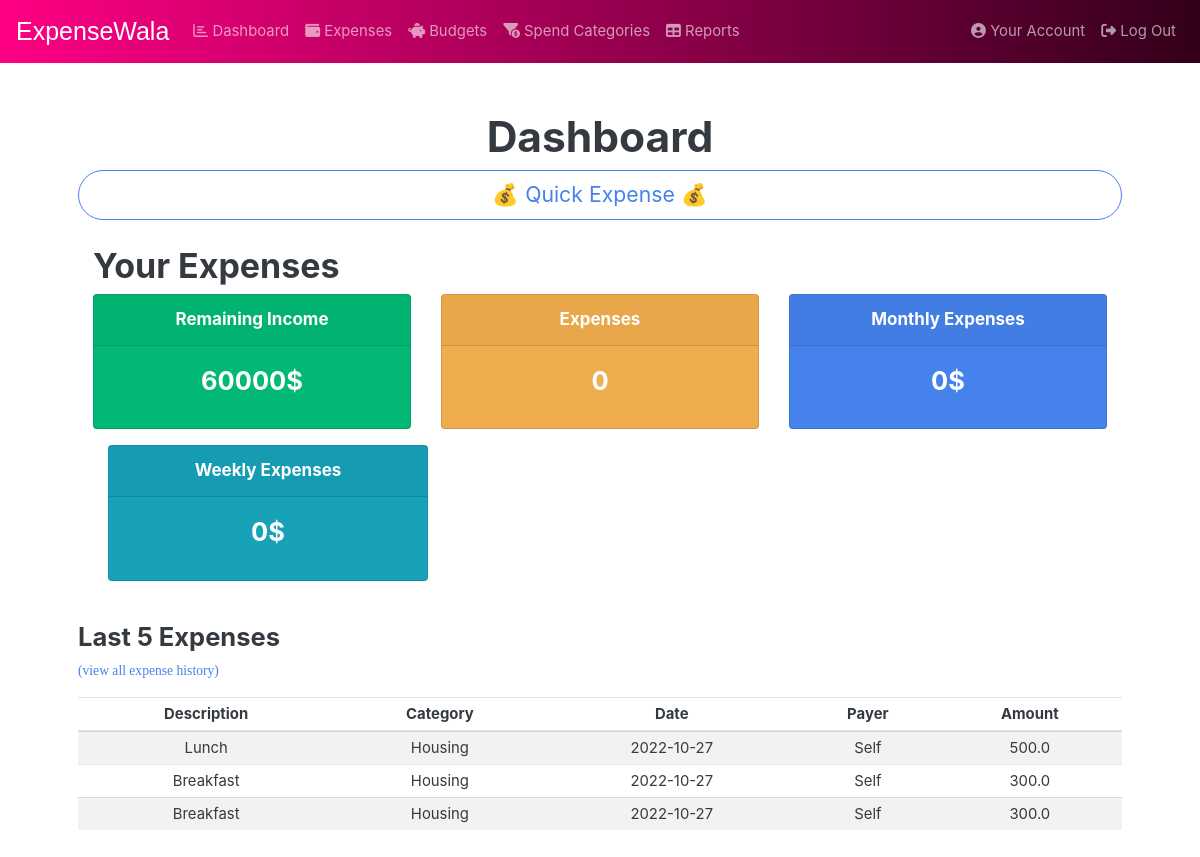
Before: /home (signed in) with the older database file.
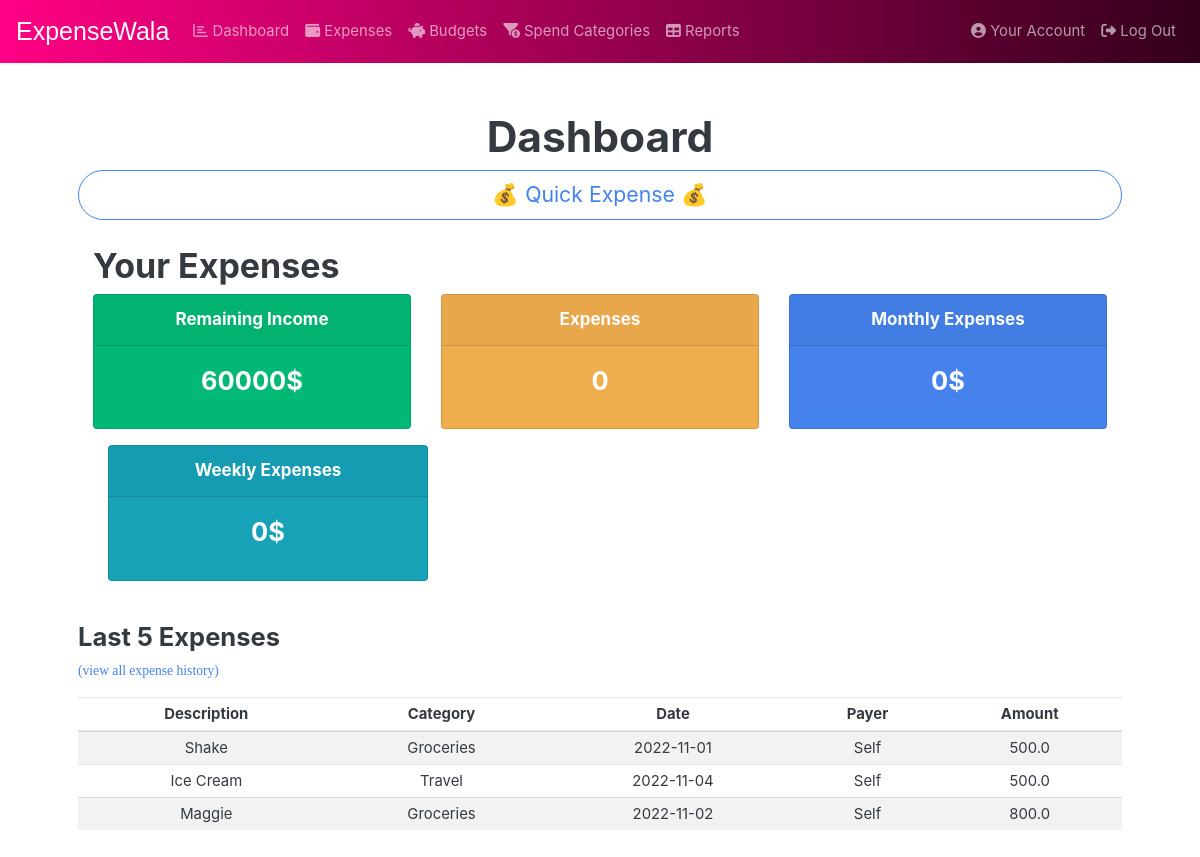
After: the same page with the newer database file.
### app.py (models this page shows, shortened)
class Expense(db.Model):
    __tablename__ = 'expense'
    id = db.Column(db.Integer, primary_key=True, autoincrement=True)
    description = db.Column(db.Text, nullable=False)
    category = db.Column(db.Text, nullable=False)
    expense_date = db.Column(db.Text, nullable=False)
    amount = db.Column(db.Float(100), nullable=False)
    payer = db.Column(db.Text, nullable=False)
    submit_time = db.Column(db.Text, nullable=False)
    user_id = db.Column(db.Integer, db.ForeignKey('users.id'))
    users = db.relationship("Users", backref=backref("users", uselist=False))

### app.py (the view)
@app.route("/home")
@login_required
def home():
    if "user_id" in session:
        data = Expense.query.filter_by(user_id=session['user_id']).order_by(Expense.id.desc())
        ex = sum([i.amount for i in data])
        weekly = Expense.query.filter(
            Expense.expense_date.between((datetime.datetime.now() - datetime.timedelta(days=7)).strftime("%Y-%m-%d"),
                                         (datetime.datetime.now()).strftime("%Y-%m-%d")))
        for i in weekly:
            print(i.expense_date)
        ex_weekly = sum([i.amount for i in weekly])
        amount = [i.amount for i in weekly]
        dates = [i.expense_date for i in weekly]
        print(amount)
        monthly = Expense.query.filter(
            Expense.expense_date.between((datetime.datetime.now() - datetime.timedelta(days=30)).strftime("%Y-%m-%d"),
                                         (datetime.datetime.now()).strftime("%Y-%m-%d")))
        ex_monthly = sum([i.amount for i in monthly])
        print(ex_monthly)
        data = data.limit(3)
        return render_template('home.html', data=data, ex=ex, ex_weekly=ex_weekly, ex_monthly=ex_monthly)
    else:
        return redirect('/login')

### app.py (called while the page is built)
def login_required(test):
    @wraps(test)
    def wrap(*args, **kwargs):
        if 'user_id' in session:
            return test(*args, **kwargs)
        else:
            return redirect(url_for('login'))
    return wrap

### templates/home.html (shortened to what this page needs)
<!DOCTYPE html>
<html lang="en">
<head>
    <link href="/static/css/bootstrap.min.css" rel="stylesheet">
    <link rel="stylesheet" type="text/css" href="{{ url_for('static',filename='css/style.css')}}">
    <link href="/static/css/styles.css" rel="stylesheet">
</head>
<body>
    <nav class="navbar navbar-expand-lg navbar-dark bg-dark">
        <a class="navbar-brand" href="/" style="font-family:Arial;font-size: 25px;">ExpenseWala</a>
        <div class="navbar-collapse collapse" id="navbarColor02" style="">
            <ul class="navbar-nav mr-auto">
                <li class="nav-item">
                    <a class="nav-link" href="/home"><i class="far fa-chart-bar"></i> Dashboard</a>
                </li>
                <li class="nav-item">
                    <a class="nav-link" href="/expenses"><i class="fas fa-wallet"></i> Expenses</a>
                </li>
                <li class="nav-item">
                    <a class="nav-link" href="/budgets"><i class="fas fa-piggy-bank"></i> Budgets</a>
                </li>
                <li class="nav-item">
                    <a class="nav-link" href="/categories"><i class="fas fa-funnel-dollar"></i> Spend Categories</a>
                </li>
                <li class="nav-item">
                    <a class="nav-link" href="/reports"><i class="fas fa-table"></i> Reports</a>
                </li>
            </ul>
            <ul class="navbar-nav ml-auto">
                <li class="nav-item"><a class="nav-link" href="/account"><i class="fas fa-user-circle"></i> Your
                        Account</a></li>
                <li class="nav-item"><a class="nav-link" href="/logout"><i class="fas fa-sign-out-alt"></i> Log Out</a>
                </li>
            </ul>
        </div>
    </nav>
    <main class="container p-5 text-center">
<h1>Dashboard</h1>
<button type="button" class="btn btn-outline-primary btn-block btn-lg" data-toggle="modal"
    data-target="#quickExpenseModal">💰 Quick Expense 💰</button>
 <br>
<div class="container">
    <div class="row">
        <div class="col-12">
            <h2 style="text-align:left">Your Expenses</h2>
        </div>
    </div>
    <div class="row">
        <div class="col">
            <div class="card text-white bg-success mb-3" style="max-width: 20rem;">
                <div class="card-header"><strong>Remaining Income</strong></div>
                <div class="card-body">
                        <h4 class="card-title">60000$</h4>
                </div>
            </div>
        </div>
        <div class="col">
            <div class="card text-white bg-warning mb-3" style="max-width: 20rem;">
                <div class="card-header"><strong>Expenses</strong></div>
                <div class="card-body">
                    <h4 class="card-title">0</h4>
                </div>
            </div>
        </div>
        <div class="col">
            <div class="card text-white bg-primary mb-3" style="max-width: 20rem;">
                <div class="card-header"><strong>Monthly Expenses</strong></div>
                <div class="card-body">
                    <h4 class="card-title">0$</h4>
                </div>
            </div>
        </div>
    </div>
    <div class="col">
            <div class="card text-white bg-info mb-3" style="max-width: 20rem;">
                <div class="card-header"><strong>Weekly Expenses</strong></div>
                <div class="card-body">
                    <h4 class="card-title">0$</h4>
                </div>
            </div>
        </div>
    </div>
 <br>
    <div class="row">
        <div class="col-12">
            <h4 style="text-align:left">Last 5 Expenses</h4>
            <p class="small" style="text-align:left"><a href="#">(view all expense history)</a></p>
            <div class="table-responsive">
                <table class="table table-hover table-striped table-sm">
                    <thead>
                        <tr>
                            <th scope="col">Description</th>
                            <th scope="col">Category</th>
                            <th scope="col">Date</th>
                            <th scope="col">Payer</th>
                            <th scope="col">Amount</th>
                        </tr>
                    </thead>
                    <tbody>
                        {% if data %}
                        {% for i in data %}
                        <tr>
                            <td>{{i.description}}</td>
                            <td>{{i.category}}</td>
                            <td>{{i.expense_date}}</td>
                            <td>{{i.payer}}</td>
                            <td>{{i.amount}}</td>
                        </tr>
                        {% endfor %}
                        {% endif %}
                    </tbody>
                </table>
            </div>
        </div>
    </div>
    </main>
</body>
</html>

### static/css/styles.css (style rules this page uses)
nav .navbar-brand { font-size: x-large; }
.navbar.bg-dark { background-color:#ff0084 !important background: -webkit-linear-gradient(to left, #33001b, #ff0084); background: linear-gradient(to left, #33001b, #ff0084); }
main { overflow-x: auto; text-align: center; }

Changed rows visible on the page:
removed Expense: description "Lunch", category "Housing", expense_date "2022-10-27", payer "Self", amount "500.0"
no longer on this page (row edited): Expense: description "Breakfast", category "Housing", expense_date "2022-10-27", payer "Self", amount "300.0"
added Expense: description "Shake", category "Groceries", expense_date "2022-11-01", payer "Self", amount "500.0"
added Expense: description "Ice Cream", category "Travel", expense_date "2022-11-04", payer "Self", amount "500.0"
changed Expense: description "Breakfast" → "Maggie"; category "Housing" → "Groceries"; expense_date "2022-10-27" → "2022-11-02"; amount "300.0" → "800.0"
